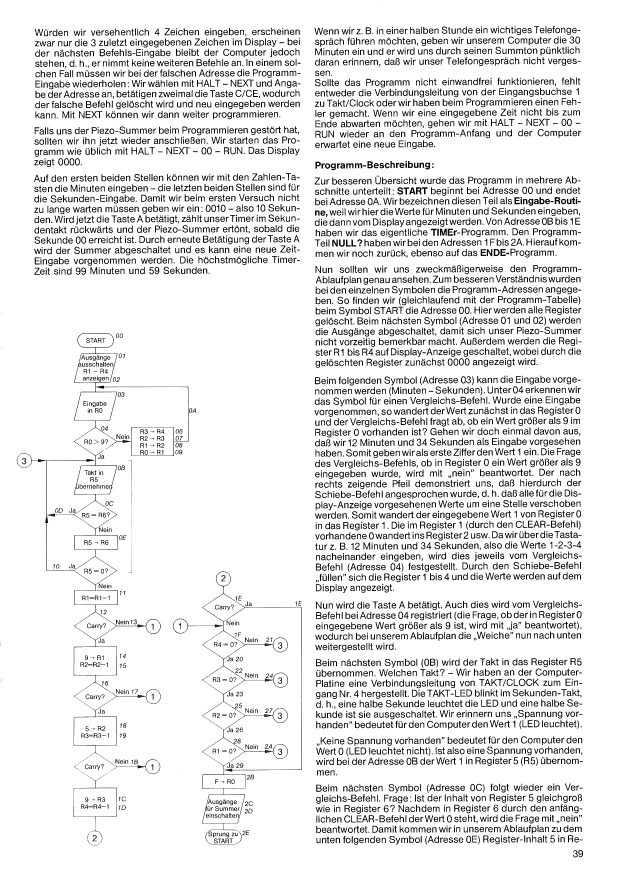
#> input picture anl2090-1/pages/page-40.png, 2480 x 3508 px, found by its file name (shown at 1/4 size)
$ python detect_regions.py pages/page-40.png --debug /tmp/p40_regions.png
#> lines starting #> are read from the running program, lines starting #| are printed output that depends on the picture; after the words box and inside, x2 and y2 are one past the last pixel; in counts of white or black regions, pixels touching at a corner belong together
#!/usr/bin/env python3
"""
OCR-independent detection of tables and figures via long straight lines.

Prose text has only short strokes; tables and flow charts/diagrams are built
from long straight lines (borders, box edges, connectors). We find those lines,
cluster them into regions, and classify each region:

  table  — a regular grid: several near-full-width horizontal rules PLUS
           full-height vertical column separators.
  figure — line-art that is not a grid (flow chart, schematic, diagram).

Output regions are in full-resolution page pixels: {bbox:[x0,y0,x1,y1], kind}.

This module is used by extract_layout.py to (a) clip text-block masks so they
can never cover a figure, and (b) emit table regions as translation stubs.

Run standalone to dump a debug overlay:
    python3 detect_regions.py pages/page-40.png --debug /tmp/p40_regions.png
"""
import argparse, json, sys
from pathlib import Path

import numpy as np
from PIL import Image, ImageDraw


# --- tuning (all in FULL-resolution pixels; scaled internally) -----------------
DOWNSCALE = 2                 # work at half resolution for speed
MIN_LINE_FULL = 46            # a "long line" is >= this many px (full res)
DARK_THRESH = 135             # grayscale < this = ink
CELL_FULL = 24                # coarse-grid cell size (full res) for clustering
GAP_CELLS = 1                 # bridge gaps up to this many empty cells
MIN_REGION_FULL = 70          # drop regions smaller than this in either dim


def _runs(mask_row, min_len):
    """Yield (start, end) half-open index ranges of True runs >= min_len."""
    d = np.diff(np.concatenate(([0], mask_row.astype(np.int8), [0])))
    starts = np.where(d == 1)[0]
    ends = np.where(d == -1)[0]
    out = []
    for s, e in zip(starts, ends):
        if e - s >= min_len:
            out.append((s, e))
    return out


def _line_segments(dark, min_len):
    """Return (h_segments, v_segments) as lists of (x0, y0, x1, y1) in the
    downscaled coordinate frame. Horizontal segments scan rows; vertical scan
    columns."""
    h, w = dark.shape
    hsegs, vsegs = [], []
    for y in range(h):
        for s, e in _runs(dark[y], min_len):
            hsegs.append((s, y, e, y))
    for x in range(w):
        for s, e in _runs(dark[:, x], min_len):
            vsegs.append((x, s, x, e))
    return hsegs, vsegs


def _cluster_cells(cells, gap):
    """Flood-fill a boolean coarse grid into connected components, bridging up
    to `gap` empty cells. Returns list of (r0, c0, r1, c1) inclusive bounds."""
    H, W = cells.shape
    seen = np.zeros_like(cells, dtype=bool)
    comps = []
    for r0 in range(H):
        for c0 in range(W):
            if not cells[r0, c0] or seen[r0, c0]:
                continue
            stack = [(r0, c0)]
            seen[r0, c0] = True
            minr = maxr = r0
            minc = maxc = c0
            while stack:
                r, c = stack.pop()
                minr, maxr = min(minr, r), max(maxr, r)
                minc, maxc = min(minc, c), max(maxc, c)
                for dr in range(-1 - gap, 2 + gap):
                    for dc in range(-1 - gap, 2 + gap):
                        nr, nc = r + dr, c + dc
                        if 0 <= nr < H and 0 <= nc < W and cells[nr, nc] and not seen[nr, nc]:
                            seen[nr, nc] = True
                            stack.append((nr, nc))
            comps.append((minr, minc, maxr, maxc))
    return comps


def _classify(region, hsegs, vsegs, ds):
    """table vs figure for a region (full-res bbox). A table has >=3 horizontal
    rules spanning >=55% of its width and >=2 vertical rules spanning >=45% of
    its height."""
    x0, y0, x1, y1 = [v / ds for v in region]      # to downscaled frame
    rw, rh = max(1, x1 - x0), max(1, y1 - y0)
    full_h = 0
    for sx0, sy0, sx1, sy1 in hsegs:
        if y0 - 2 <= sy0 <= y1 + 2 and (min(sx1, x1) - max(sx0, x0)) >= 0.55 * rw:
            full_h += 1
    full_v = 0
    for sx0, sy0, sx1, sy1 in vsegs:
        if x0 - 2 <= sx0 <= x1 + 2 and (min(sy1, y1) - max(sy0, y0)) >= 0.45 * rh:
            full_v += 1
    return "table" if (full_h >= 3 and full_v >= 2) else "figure"


def detect_regions(image_path, return_segments=False):
#> called with image_path = 'pages/page-40.png', return_segments = False
    img = Image.open(image_path).convert("L")
#> img: PIL image 2480x3508 L; 90.3% white; 5692 black regions (760 under 20 px), largest, box (x1, y1, x2, y2) and area: (67, 1332, 754, 2701) 13190, (808, 2286, 1207, 3036) 6506, (294, 2805, 509, 3076) 1290
    W0, H0 = img.size
    ds = DOWNSCALE
    small = img.resize((W0 // ds, H0 // ds))
    arr = np.asarray(small)
    dark = arr < DARK_THRESH
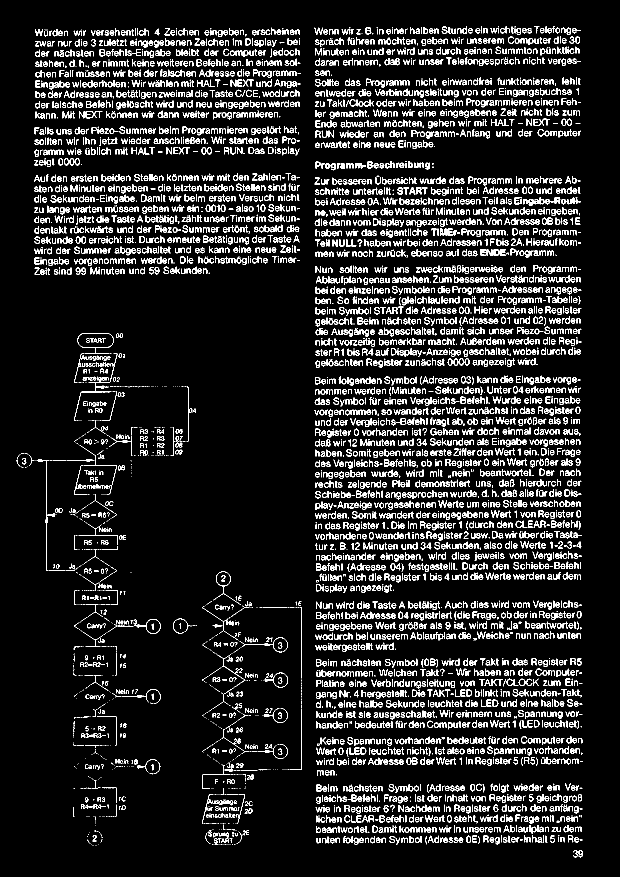
#> dark: shape (1754, 1240) bool (shown at 1/2 size); 11.3% white in thin lines or dots, all inside (x1, y1, x2, y2) = (33, 52, 1166, 1715)
    min_len = max(8, MIN_LINE_FULL // ds)
    hsegs, vsegs = _line_segments(dark, min_len)
#> hsegs = 33 items, first 6: (166, 666, 217, 666), (164, 694, 219, 694), (167, 695, 215, 695), (169, 707, 219, 707), (177, 764, 220, 764), (163, 783, 222, 783); vsegs = 15 items, first 6: (93, 921, 93, 1142), (148, 1070, 148, 1099), (148, 1182, 148, 1210), (149, 1070, 149, 1100), (233, 1306, 233, 1350), (233, 1434, 233, 1490)

    # mark coarse cells that contain any long-line pixel
    cell = max(4, CELL_FULL // ds)
    Hs, Ws = dark.shape
    gh, gw = (Hs + cell - 1) // cell, (Ws + cell - 1) // cell
    cells = np.zeros((gh, gw), dtype=bool)
    for x0, y0, x1, y1 in hsegs:
        cy = y0 // cell
        for cx in range(x0 // cell, x1 // cell + 1):
            cells[cy, cx] = True
#> this loop made 33 passes
#> (x0, y0, x1, y1, cy) on passes 1 to 8: (166, 666, 217, 666, 55), (164, 694, 219, 694, 57), (167, 695, 215, 695, 57), (169, 707, 219, 707, 58), (177, 764, 220, 764, 63), (163, 783, 222, 783, 65), (162, 784, 205, 784, 65), (232, 882, 261, 882, 73)
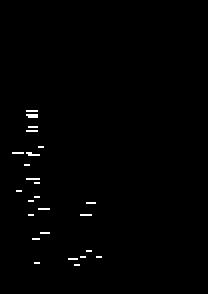
#> cells: shape (147, 104) bool (shown 2 times larger); 0.77% white in thin lines or dots, all inside (x1, y1, x2, y2) = (6, 55, 51, 133)
    for x0, y0, x1, y1 in vsegs:
        cx = x0 // cell
        for cy in range(y0 // cell, y1 // cell + 1):
            cells[cy, cx] = True
#> this loop made 15 passes
#> (x0, y0, x1, y1, cx) on passes 1 to 8: (93, 921, 93, 1142, 7), (148, 1070, 148, 1099, 12), (148, 1182, 148, 1210, 12), (149, 1070, 149, 1100, 12), (233, 1306, 233, 1350, 19), (233, 1434, 233, 1490, 19), (233, 1576, 233, 1606, 19), (234, 1180, 234, 1210, 19)
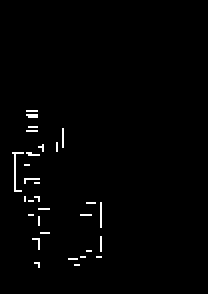
#> cells: shape (147, 104) bool (shown 2 times larger); 1.3% white in thin lines or dots, all inside (x1, y1, x2, y2) = (6, 55, 51, 134)

    comps = _cluster_cells(cells, GAP_CELLS)
#> comps = 22 items, first 6: (55, 13, 58, 18), (63, 13, 65, 18), (64, 31, 73, 31), (71, 28, 75, 28), (72, 6, 95, 21), (82, 12, 82, 14)
    regions = []
    for (r0, c0, r1, c1) in comps:
        bx0 = c0 * cell * ds
        by0 = r0 * cell * ds
        bx1 = min(W0, (c1 + 1) * cell * ds)
        by1 = min(H0, (r1 + 1) * cell * ds)
        if (bx1 - bx0) < MIN_REGION_FULL or (by1 - by0) < MIN_REGION_FULL:
            continue
        kind = _classify((bx0, by0, bx1, by1), hsegs, vsegs, ds)
        regions.append({"bbox": [bx0, by0, bx1, by1], "kind": kind})
#> this loop made 22 passes
#> (r0, c0, r1, c1, bx0, by0, bx1, by1) on passes 3, 4, 6, 9, 10, 11, 12, 13: (64, 31, 73, 31, 744, 1536, 768, 1776), (71, 28, 75, 28, 672, 1704, 696, 1824), (82, 12, 82, 14, 288, 1968, 360, 1992), (101, 43, 101, 47, 1032, 2424, 1152, 2448), (101, 50, 113, 50, 1200, 2424, 1224, 2736), (104, 19, 104, 24, 456, 2496, 600, 2520), (107, 14, 107, 16, 336, 2568, 408, 2592), (107, 40, 107, 45, 960, 2568, 1104, 2592)
#> after the loop, regions = 7 items
    regions.sort(key=lambda r: (r["bbox"][1], r["bbox"][0]))
    if return_segments:
        return regions, (hsegs, vsegs, ds)
    return regions


# [104 lines left out: functions _longest_run, _is_preservable_figure, text_extent_ymax, clip_blocks_to_text, not called in this run]


def main():
    ap = argparse.ArgumentParser()
    ap.add_argument("image")
    ap.add_argument("--debug", help="write an overlay PNG")
    ap.add_argument("--json", action="store_true", help="print regions as JSON")
    args = ap.parse_args()
    regions = detect_regions(args.image)
#> regions = 7 items
    if args.json:
        print(json.dumps(regions, indent=2))
    else:
        for r in regions:
            print(r["kind"], r["bbox"])
#> this loop made 7 passes
#> r on passes 1 to 7: {'bbox': [312, 1320, 456, 1416], 'kind': 'figure'}, {'bbox': [312, 1512, 456, 1584], 'kind': 'figure'}, {'bbox': [144, 1728, 528, 2304], 'kind': 'figure'}, {'bbox': [288, 2136, 480, 2208], 'kind': 'figure'}, {'bbox': [288, 2352, 480, 2424], 'kind': 'figure'}, {'bbox': [384, 2856, 480, 3000], 'kind': 'figure'}, {'bbox': [408, 3144, 480, 3216], 'kind': 'figure'}
#> (printed output is left out)
    if args.debug:
        im = Image.open(args.image).convert("RGB")
#> im is the input picture: PIL image 2480x3508 RGB; 90.3% white; 5692 black regions (760 under 20 px), largest, box (x1, y1, x2, y2) and area: (67, 1332, 754, 2701) 13190, (808, 2286, 1207, 3036) 6506, (294, 2805, 509, 3076) 1290
        d = ImageDraw.Draw(im)
        for r in regions:
            color = (30, 90, 220) if r["kind"] == "table" else (220, 40, 40)
            d.rectangle(r["bbox"], outline=color, width=6)
        im.save(args.debug)
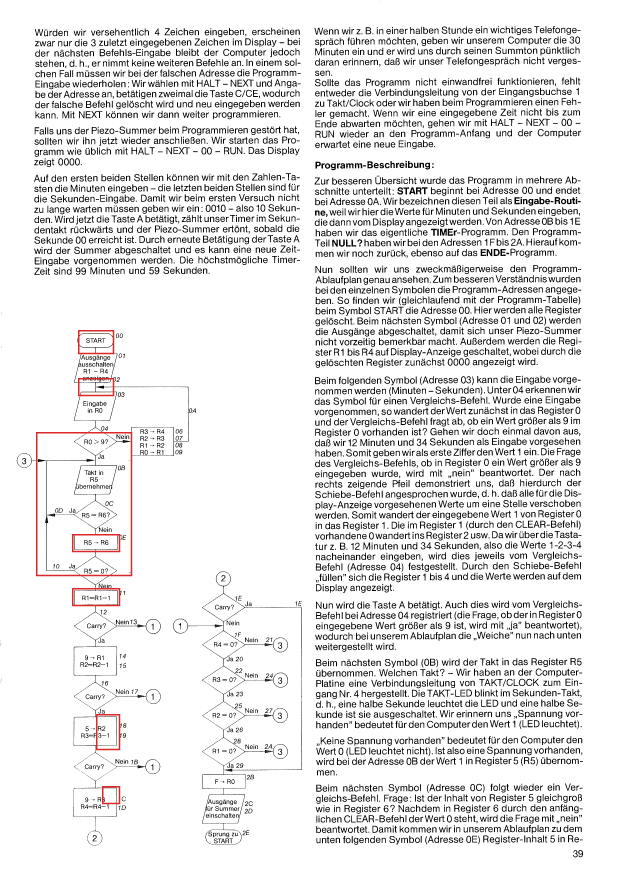
#> saved as p40_regions.png: PIL image 2480x3508 RGB (shown at 1/4 size); mean R, G, B 230.2, 229.6, 229.6
        print(f"wrote {args.debug}", file=sys.stderr)


if __name__ == "__main__":
    main()

$ run again, with anl2090-1/pages/page-04.png copied over anl2090-1/pages/page-40.png
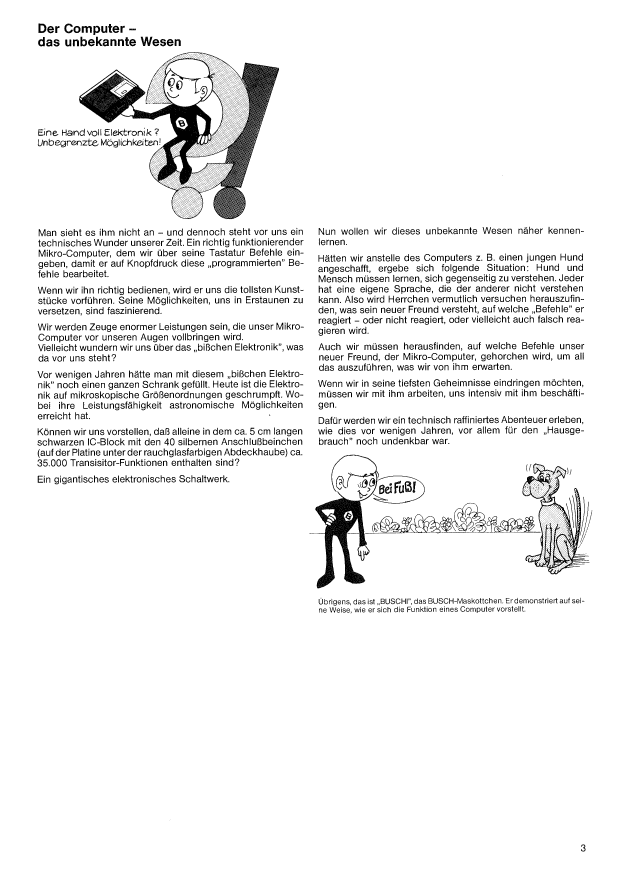
#> input picture anl2090-1/pages/page-04.png, 2480 x 3508 px, found by its file name (shown at 1/4 size)
#> img: PIL image 2480x3508 L; 94.2% white; 6460 black regions (4523 under 20 px), largest, box (x1, y1, x2, y2) and area: (316, 209, 1116, 877) 106564, (1238, 1819, 1515, 2354) 34539, (2090, 1853, 2356, 2297) 18596
#> dark: shape (1754, 1240) bool; 6.5% white; 3745 white regions (1922 under 20 px), largest, box (x1, y1, x2, y2) and area: (158, 104, 558, 438) 29211, (631, 909, 758, 1177) 9132, (1045, 927, 1177, 1149) 5072
#> in detect_regions, `hsegs, vsegs = _line_segments(dark, min_len)`: hsegs = 370 items, first 6: (374, 105, 405, 105), (362, 117, 390, 117), (489, 129, 518, 129), (493, 130, 525, 130), (489, 131, 512, 131), (511, 132, 537, 132); vsegs = 456 items, first 6: (171, 190, 171, 214), (172, 190, 172, 214), (173, 189, 173, 215), (174, 188, 174, 216), (175, 187, 175, 217), (176, 187, 176, 217)
#> the loop in detect_regions, `for x0, y0, x1, y1 in hsegs:` made 370 passes
#> (x0, y0, x1, y1, cy) on passes 1 to 3: (374, 105, 405, 105, 8), (362, 117, 390, 117, 9), (489, 129, 518, 129, 10)
#> the loop in detect_regions, `for x0, y0, x1, y1 in vsegs:` made 456 passes
#> (x0, y0, x1, y1, cx) on passes 1 to 3: (171, 190, 171, 214, 14), (172, 190, 172, 214, 14), (173, 189, 173, 215, 14)
#> after the loop in detect_regions, `for x0, y0, x1, y1 in vsegs:`:
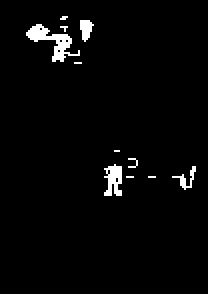
#> cells: shape (147, 104) bool (shown 2 times larger); 2.7% white; 11 white regions (7 under 20 px), largest, box (x1, y1, x2, y2) and area: (13, 12, 40, 31) 177, (52, 82, 61, 98) 100, (40, 10, 47, 21) 51, (86, 83, 98, 95) 42
#> in detect_regions, `comps = _cluster_cells(cells, GAP_CELLS)`: comps = [(8, 30, 9, 33), (10, 40, 20, 46), (12, 13, 30, 39), (31, 37, 31, 40), (75, 57, 75, 59), (79, 64, 83, 68), (82, 52, 97, 60), (83, 86, 94, 97), (88, 63, 88, 66), (88, 74, 88, 77)]
#> the loop in detect_regions, `for (r0, c0, r1, c1) in comps:` made 10 passes
#> (r0, c0, r1, c1, bx0, by0, bx1, by1) on passes 1, 4, 5, 9, 10: (8, 30, 9, 33, 720, 192, 816, 240), (31, 37, 31, 40, 888, 744, 984, 768), (75, 57, 75, 59, 1368, 1800, 1440, 1824), (88, 63, 88, 66, 1512, 2112, 1608, 2136), (88, 74, 88, 77, 1776, 2112, 1872, 2136)
#> after the loop in detect_regions, `for (r0, c0, r1, c1) in comps:`: regions = 5 items
#> the loop in main, `for r in regions:` made 5 passes
#> r on passes 1 to 5: {'bbox': [960, 240, 1128, 504], 'kind': 'figure'}, {'bbox': [312, 288, 960, 744], 'kind': 'figure'}, {'bbox': [1536, 1896, 1656, 2016], 'kind': 'figure'}, {'bbox': [1248, 1968, 1464, 2352], 'kind': 'table'}, {'bbox': [2064, 1992, 2352, 2280], 'kind': 'figure'}
#> (printed output is left out)
#> in main, im is the input picture: PIL image 2480x3508 RGB; 94.2% white; 6460 black regions (4523 under 20 px), largest, box (x1, y1, x2, y2) and area: (316, 209, 1116, 877) 106564, (1238, 1819, 1515, 2354) 34539, (2090, 1853, 2356, 2297) 18596
#> the loop in main, `for r in regions:` made 5 passes
#> (r, color) on passes 1 to 5: ({'bbox': [960, 240, 1128, 504], 'kind': 'figure'}, (220, 40, 40)), ({'bbox': [312, 288, 960, 744], 'kind': 'figure'}, (220, 40, 40)), ({'bbox': [1536, 1896, 1656, 2016], 'kind': 'figure'}, (220, 40, 40)), ({'bbox': [1248, 1968, 1464, 2352], 'kind': 'table'}, (30, 90, 220)), ({'bbox': [2064, 1992, 2352, 2280], 'kind': 'figure'}, (220, 40, 40))
#> in main, `im.save(args.debug)`:
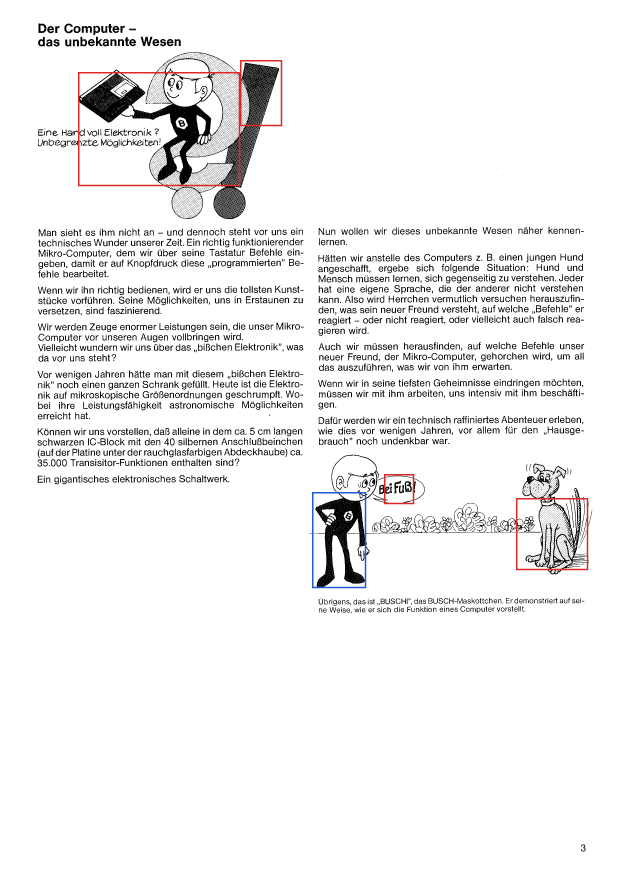
#> saved as p40_regions.png: PIL image 2480x3508 RGB (shown at 1/4 size); mean R, G, B 240, 239.5, 239.6
